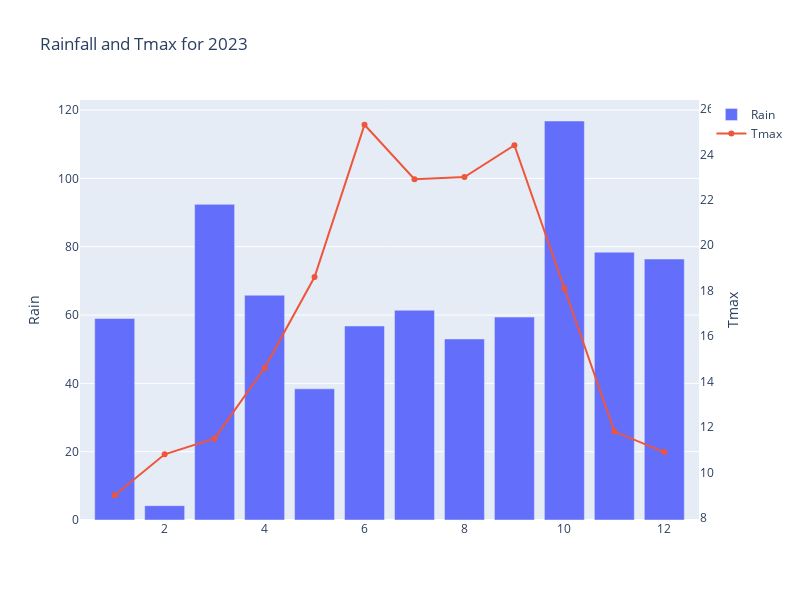

This figure's notebook cell:
### Markdown cell above
plot in the other order so you can see the complete line

### Code cell
# using plotly graphic object create a plot with two y-axes, one on the left of the figure and the other on the right
# add a traces for a bar plot of Rainfall and line plot of Tmax in the year 2023

fig = go.Figure()

fig.add_trace(go.Bar(x=df2023['Month'], y=df2023['Rain'], name='Rain', yaxis='y1'))
fig.add_trace(go.Scatter(x=df2023['Month'], y=df2023['Tmax'], name='Tmax', yaxis='y2'))

fig.update_layout(title='Rainfall and Tmax for 2023', yaxis=dict(title='Rain', side='left'), 
                  yaxis2=dict(title='Tmax', side='right', overlaying='y', showgrid=False), 
                  width=800, height=600)

fig.show()

### Figure 1 — Plotly figure (JSON) as saved in the notebook; plotly's stock layout.template omitted (floating-point values rounded to 4 significant figures)
{"data": [{"name": "Rain", "type": "bar", "x": [1, 2, 3, 4, 5, 6, 7, 8, 9, 10, 11, 12], "y": [59, 4.2, 92.4, 65.8, 38.4, 56.8, 61.4, 53, 59.4, 116.8, 78.4, 76.4], "yaxis": "y"}, {"name": "Tmax", "type": "scatter", "x": [1, 2, 3, 4, 5, 6, 7, 8, 9, 10, 11, 12], "y": [9, 10.8, 11.5, 14.6, 18.6, 25.3, 22.9, 23, 24.4, 18.1, 11.8, 10.9], "yaxis": "y2"}], "layout": {"height": 600, "title": {"text": "Rainfall and Tmax for 2023"}, "width": 800, "yaxis": {"side": "left", "title": {"text": "Rain"}}, "yaxis2": {"overlaying": "y", "showgrid": false, "side": "right", "title": {"text": "Tmax"}}}}
